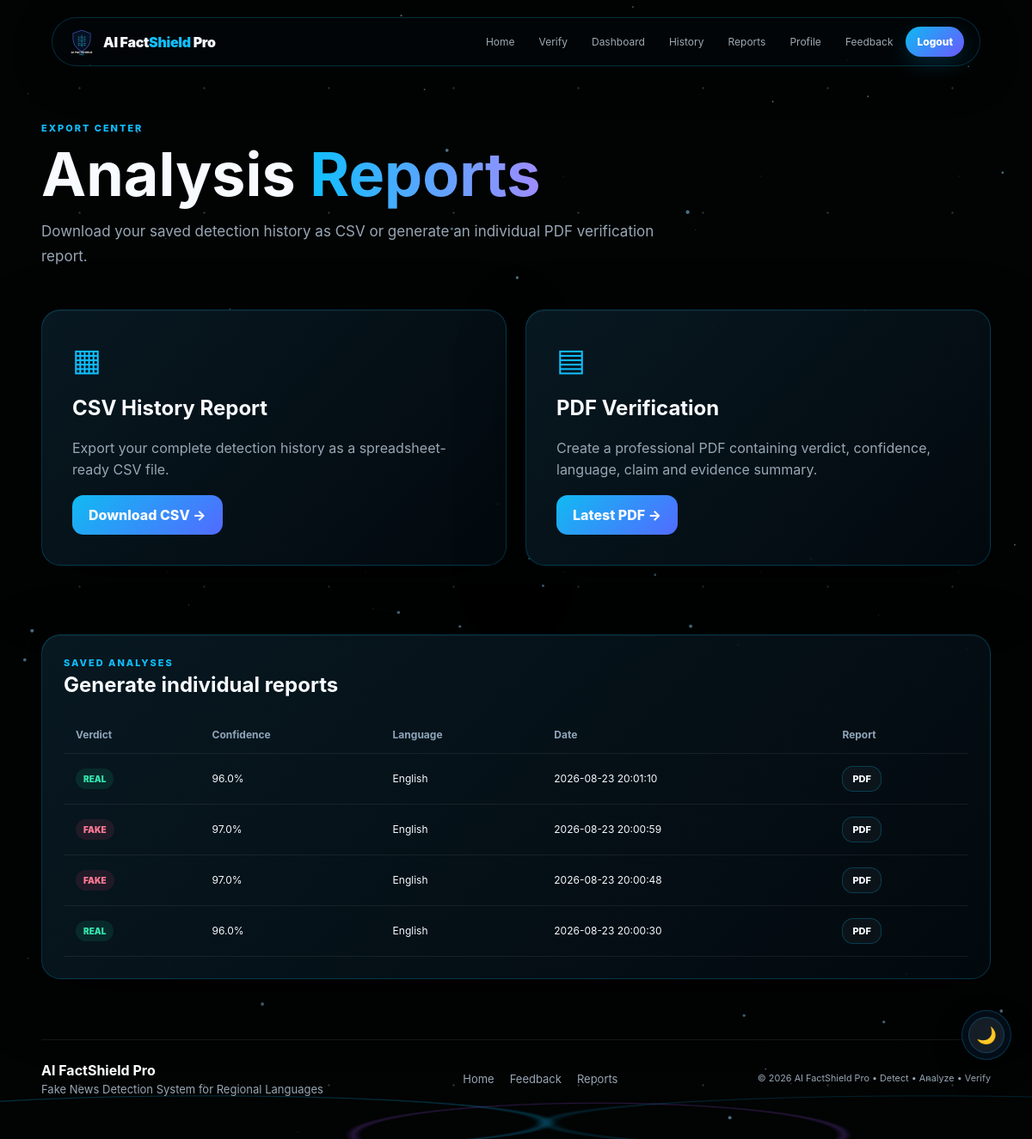
The app's page /report/ (signed in) with its own data.
### tables this page shows
CREATE TABLE history (
 id INTEGER PRIMARY KEY AUTOINCREMENT,
 user_id INTEGER,
 input_text TEXT NOT NULL,
 prediction TEXT NOT NULL,
 confidence REAL NOT NULL,
 language TEXT,
 keywords TEXT,
 summary TEXT,
 created_at TIMESTAMP DEFAULT CURRENT_TIMESTAMP
);

### routes/report.py (the view)
@report_bp.route("/")
def report():
    if not session.get("user_id"):
        return redirect(url_for("login.login"))
    return render_template("report.html", history=get_history(session["user_id"]))

### app.py (called while the page is built)
def create_app():
    app = Flask(__name__)
    app.config.from_object(Config)
    init_db()
    app.register_blueprint(home_bp)
    app.register_blueprint(detect_bp)
    app.register_blueprint(dashboard_bp)
    app.register_blueprint(login_bp)
    app.register_blueprint(register_bp)
    app.register_blueprint(profile_bp)
    app.register_blueprint(history_bp)
    app.register_blueprint(report_bp)
    app.register_blueprint(feedback_bp)
    app.register_blueprint(api_bp)
    @app.errorhandler(404)
    def not_found(error):
        return render_template("404.html"), 404
    @app.context_processor
    def inject_globals():
        return {
            "app_name": "AI FactShield Pro",
            "app_tagline": "Detect • Analyze • Verify",
            "current_year": 2026,
        }
    return app

### database/db.py (called while the page is built)
def get_connection():
    conn = sqlite3.connect(Config.DATABASE)
    conn.execute("PRAGMA foreign_keys = ON")
    conn.row_factory = sqlite3.Row
    return conn

### database/history.py (called while the page is built)
def get_history(user_id=None, limit=100):
    conn = get_connection()
    if user_id:
        rows = conn.execute(
            "SELECT * FROM history WHERE user_id=? ORDER BY id DESC LIMIT ?",
            (user_id, limit)
        ).fetchall()
    else:
        rows = conn.execute(
            "SELECT * FROM history ORDER BY id DESC LIMIT ?", (limit,)
        ).fetchall()
    conn.close()
    return rows

### templates/report.html (shortened to what this page needs)
{% extends "base.html" %}
{% block css %}<link rel="stylesheet" href="{{ url_for('static', filename='css/report.css') }}">{% endblock %}
{% block content %}
<section class="section-head">
  <div class="eyebrow">EXPORT CENTER</div>
  <h1>Analysis <span>Reports</span></h1>
  <p>Download your saved detection history as CSV or generate an individual PDF verification report.</p>
</section>
<section class="report-grid">
  <div class="report-card glass">
    <div class="report-icon">▦</div>
    <h2>CSV History Report</h2>
    <p>Export your complete detection history as a spreadsheet-ready CSV file.</p>
    <a class="btn primary" href="{{ url_for('report.csv_report') }}">Download CSV →</a>
  </div>
  <div class="report-card glass">
    <div class="report-icon">▤</div>
    <h2>PDF Verification</h2>
    <p>Create a professional PDF containing verdict, confidence, language, claim and evidence summary.</p>
    {% if history %}
      <a class="btn primary" href="{{ url_for('report.pdf_report', history_id=history[0].id) }}">Latest PDF →</a>
    {% else %}
      <span class="tag">RUN A SCAN FIRST</span>
    {% endif %}
  </div>
</section>
{% if history %}
<section class="glass report-history">
  <div class="panel-head"><div><div class="eyebrow">SAVED ANALYSES</div><h2>Generate individual reports</h2></div></div>
  <div class="table-wrap">
    <table>
      <thead><tr><th>Verdict</th><th>Confidence</th><th>Language</th><th>Date</th><th>Report</th></tr></thead>
      <tbody>
      {% for row in history[:12] %}
        <tr>
          <td><span class="status {{ row.prediction }}">{{ row.prediction|upper }}</span></td>
          <td>{{ row.confidence }}%</td>
          <td>{{ row.language }}</td>
          <td>{{ row.created_at }}</td>
          <td><a class="btn secondary" href="{{ url_for('report.pdf_report', history_id=row.id) }}">PDF</a></td>
        </tr>
      {% endfor %}
      </tbody>
    </table>
  </div>
</section>
{% endif %}
{% endblock %}

### static/css/variables.css (style rules this page uses)
:root { --bg:#020303; --bg2:#07151d; --panel:rgba(7,20,29,.76); --line:rgba(0,190,255,.24); --text:#f7fbff; --muted:#98a7b5; --cyan:#10bfff; --blue:#327cff; --violet:#a45cff; --danger:#ff5d7d; --safe:#2ce6a8; --shadow:0 26px 80px rgba(0,0,0,.58); --radius:22px; }

### static/css/style.css (style rules this page uses)
* { box-sizing:border-box }
html { scroll-behavior:smooth }
body { margin:0;color:var(--text);font-family:Inter,Segoe UI,Arial,sans-serif;background:radial-gradient(circle at 15% 15%,rgba(0,174,255,.16),transparent 34%),radial-gradient(circle at 85% 25%,rgba(76,110,255,.18),transparent 38%),linear-gradient(135deg,#020811,#061b30 55%,#07102d);min-height:100vh;overflow-x:hidden }
body:before { content:"";position:fixed;inset:0;background-image:linear-gradient(rgba(255,255,255,.025) 1px,transparent 1px),linear-gradient(90deg,rgba(255,255,255,.025) 1px,transparent 1px);background-size:60px 60px;pointer-events:none;opacity:.35 }
a { color:inherit;text-decoration:none }
.glass { background:linear-gradient(135deg,rgba(21,58,88,.72),rgba(6,24,43,.68));border:1px solid var(--line);box-shadow:var(--shadow),inset 0 1px 0 rgba(255,255,255,.07);backdrop-filter:blur(18px);-webkit-backdrop-filter:blur(18px);border-radius:var(--radius) }
.eyebrow { font-size:11px;letter-spacing:.18em;color:var(--cyan);font-weight:800 }
.section-head { padding:65px 0 30px }
.section-head h1 { font-size:clamp(38px,6vw,70px);line-height:1;margin:12px 0 }
.section-head h1 span { background:linear-gradient(90deg,var(--cyan),#9f8cff);-webkit-background-clip:text;color:transparent }
.section-head p { color:var(--muted);font-size:17px;line-height:1.7;max-width:760px }
.btn { border-radius:13px;padding:13px 19px;font-weight:800;border:1px solid var(--line);display:inline-flex;gap:9px;align-items:center;justify-content:center;transition:.25s;cursor:pointer }
.btn.primary { background:linear-gradient(135deg,#11baf2,#526bff);border:none }
.btn.secondary { background:rgba(255,255,255,.035) }
.table-wrap { overflow:auto }
.table-wrap table { width:100%;border-collapse:collapse;min-width:680px }
.table-wrap th,.table-wrap td { text-align:left;padding:14px;border-bottom:1px solid rgba(255,255,255,.07);font-size:12px }
.table-wrap th { color:#8fa5ba }
.status { display:inline-block;padding:6px 9px;border-radius:999px;font-size:10px;font-weight:900 }
.status.fake { color:#ff7995;background:rgba(255,85,125,.1) }
.status.real { color:#35e4ad;background:rgba(37,224,165,.1) }
body { background:#020303;position:relative }
body:after { content:"";position:fixed;inset:auto 0 0;height:95px;z-index:0;pointer-events:none;background:radial-gradient(ellipse at 20% 80%,transparent 0 28%,rgba(12,190,255,.32) 29%,transparent 30%),radial-gradient(ellipse at 58% 95%,transparent 0 28%,rgba(164,92,255,.28) 29%,transparent 30%),radial-gradient(ellipse at 90% 80%,transparent 0 28%,rgba(12,190,255,.22) 29%,transparent 30%);opacity:.75 }
body:before { background-image:radial-gradient(circle,rgba(255,255,255,.72) 0 1px,transparent 1.5px),radial-gradient(circle,rgba(0,190,255,.42) 0 1px,transparent 1.5px);background-size:145px 145px,230px 230px;background-position:20px 30px,80px 90px;opacity:.22 }
.glass { background:linear-gradient(135deg,rgba(10,31,42,.78),rgba(3,12,18,.76));border-color:rgba(0,190,255,.22);box-shadow:0 24px 70px rgba(0,0,0,.55),inset 0 1px 0 rgba(255,255,255,.045) }

### static/css/report.css (style rules this page uses)
.report-grid { display:grid;grid-template-columns:repeat(2,1fr);gap:22px;margin-bottom:80px }
.report-card { padding:35px }
.report-icon { font-size:36px;color:var(--cyan) }
.report-card p { color:var(--muted);line-height:1.6 }
.report-history { padding:25px;margin-bottom:70px }
.report-history .panel-head { display:flex;justify-content:space-between;align-items:center;margin-bottom:18px }
.report-history h2 { margin:4px 0 }
.report-history .btn { padding:7px 11px;font-size:11px }

### records on screen
history: prediction "REAL", confidence "96.0", language "English", created_at "2026-08-23 20:01:10"
history: prediction "FAKE", confidence "97.0", language "English", created_at "2026-08-23 20:00:59"
history: prediction "FAKE", confidence "97.0", language "English", created_at "2026-08-23 20:00:48"
history: prediction "REAL", confidence "96.0", language "English", created_at "2026-08-23 20:00:30"

### other values on screen
{{ current_year }} "2026"
